Frame 1 (no input): blank canvas, image omitted
Frame 60 (no input): blank canvas, image omitted
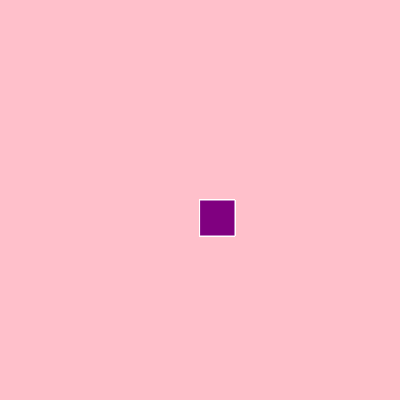
Frame 120 (the mouse pressed at the canvas centre since frame 60)

The p5.js sketch whose frames 1 and 60 were blank and that drew this single picture after the mouse press (run headless with seeded random() and noise() and a simulated clock; from frame 60 on, the mouse is pressed at the canvas centre):

// p5.js sketch
// ── sketch.js
function setup() {
    createCanvas(400, 400);
    background("pink") 
  }
  
  function draw() {
    
    stroke("white")
    fill("purple")
    //console.log(mouseIsPressed)
  
    if (mouseIsPressed) {
      rect(mouseX, mouseY, 35,36)
    }
  }
